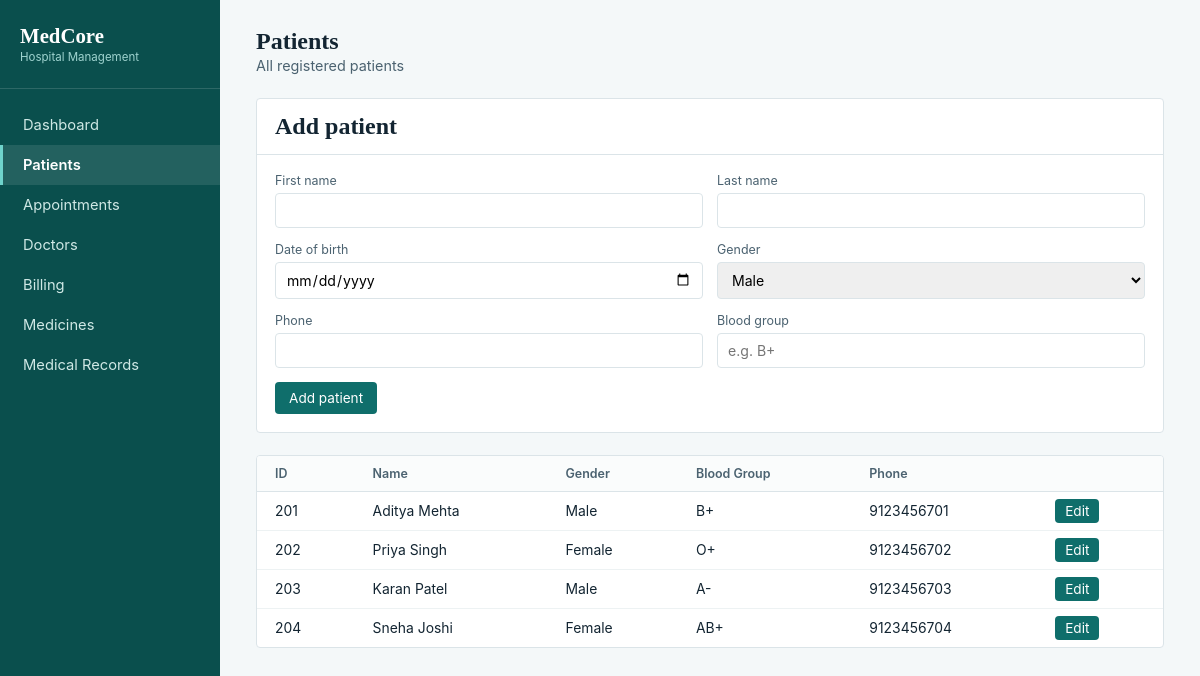
/patients.php, run on the app's committed database.
### tables this page shows
CREATE TABLE PATIENT (
    Patient_ID     INT PRIMARY KEY,
    First_Name     VARCHAR(50) NOT NULL,
    Last_Name      VARCHAR(50) NOT NULL,
    Date_Of_Birth  DATE,
    Gender         VARCHAR(10),
    Phone          VARCHAR(15),
    Email          VARCHAR(100),
    Address        TEXT,
    Blood_Group    VARCHAR(5)
);

### patients.php (the view, shortened to what this page needs)
<?php
$editing = null;
$patients = mysqli_query($conn, "SELECT * FROM PATIENT ORDER BY Patient_ID");
?>
<!DOCTYPE html>
<html>
<head>
<link rel="stylesheet" href="css/style.css">
</head>
<body>
<div class="app">
  <aside class="sidebar">
    <div class="brand"><h1>MedCore</h1><span>Hospital Management</span></div>
    <nav>
      <a href="index.php">Dashboard</a>
      <a href="patients.php" class="active">Patients</a>
      <a href="appointments.php">Appointments</a>
      <a href="doctors.php">Doctors</a>
      <a href="billing.php">Billing</a>
      <a href="medicines.php">Medicines</a>
      <a href="medical_records.php">Medical Records</a>
    </nav>
  </aside>
  <main>
    <div class="topbar"><div><h2>Patients</h2><p>All registered patients</p></div></div>
    <div class="panel">
      <div class="panel-head"><h2><?= $editing ? "Edit patient #".$editing['Patient_ID'] : "Add patient" ?></h2></div>
      <form method="POST" class="form-grid">
        <div class="field"><label>First name</label>
          <input type="text" name="fname" required value="<?= $editing['First_Name'] ?? '' ?>"></div>
        <div class="field"><label>Last name</label>
          <input type="text" name="lname" required value="<?= $editing['Last_Name'] ?? '' ?>"></div>
        <div class="field"><label>Date of birth</label>
          <input type="date" name="dob" value="<?= $editing['Date_Of_Birth'] ?? '' ?>"></div>
        <div class="field"><label>Gender</label>
          <select name="gender">
            <?php foreach (["Male","Female","Other"] as $g): ?>
              <option <?= (isset($editing) && $editing['Gender']==$g) ? 'selected' : '' ?>><?= $g ?></option>
            <?php endforeach; ?>
          </select>
        </div>
        <div class="field"><label>Phone</label>
          <input type="text" name="phone" value="<?= $editing['Phone'] ?? '' ?>"></div>
        <div class="field"><label>Blood group</label>
          <input type="text" name="blood" placeholder="e.g. B+" value="<?= $editing['Blood_Group'] ?? '' ?>"></div>
        <div class="form-actions">
          <button class="btn" type="submit"><?= $editing ? "Save changes" : "Add patient" ?></button>
        </div>
      </form>
    </div>
    <div class="panel">
      <table>
        <tr><th>ID</th><th>Name</th><th>Gender</th><th>Blood Group</th><th>Phone</th><th></th></tr>
        <?php while ($row = mysqli_fetch_assoc($patients)): ?>
          <tr>
            <td><?= $row['Patient_ID'] ?></td>
            <td><?= $row['First_Name'].' '.$row['Last_Name'] ?></td>
            <td><?= $row['Gender'] ?></td>
            <td><?= $row['Blood_Group'] ?></td>
            <td><?= $row['Phone'] ?></td>
            <td><a href="?edit=<?= $row['Patient_ID'] ?>" class="btn" style="text-decoration:none;padding:4px 10px;">Edit</a></td>
          </tr>
        <?php endwhile; ?>
      </table>
    </div>
  </main>
</div>
</body>
</html>

### css/style.css (style rules this page uses)
:root { --ink:#132532; --ink-soft:#4b6270; --line:#dbe4e8; --bg:#f4f8f9; --panel:#ffffff; --teal:#0f6e6b; --teal-deep:#0a4f4d; --amber:#c17a1f; --red:#b3413b; --radius:4px; }
* { box-sizing:border-box; }
body { margin:0;font-family:-apple-system,Helvetica,Arial,sans-serif;background:var(--bg);color:var(--ink); }
h1,h2 { font-family:Georgia,serif;margin:0; }
.app { display:flex;min-height:100vh; }
.sidebar { width:220px;background:var(--teal-deep);color:#dff1ef;padding:24px 0; }
.brand { padding:0 20px 24px 20px;border-bottom:1px solid rgba(255,255,255,.14);margin-bottom:16px; }
.brand h1 { color:#fff;font-size:1.3rem; }
.brand span { display:block;font-size:.72rem;color:#9fd3cf;margin-top:2px; }
nav a { display:block;padding:11px 20px;color:#cfe8e5;text-decoration:none;font-size:.92rem;border-left:3px solid transparent; }
nav a.active { background:rgba(255,255,255,.1);border-left:3px solid #6fd3cb;color:#fff;font-weight:600; }
main { flex:1;padding:28px 36px; }
.topbar { display:flex;justify-content:space-between;align-items:baseline;margin-bottom:24px;flex-wrap:wrap;gap:8px; }
.topbar p { margin:2px 0 0;color:var(--ink-soft);font-size:.9rem; }
.panel { background:var(--panel);border:1px solid var(--line);border-radius:var(--radius);margin-bottom:22px;overflow-x:auto; }
.panel-head { display:flex;justify-content:space-between;align-items:center;padding:14px 18px;border-bottom:1px solid var(--line); }
.btn { background:var(--teal);color:#fff;border:none;padding:8px 14px;border-radius:var(--radius);font-size:.85rem;cursor:pointer;font-family:inherit; }
table { width:100%;border-collapse:collapse;font-size:.87rem;min-width:600px; }
th { text-align:left;padding:10px 18px;color:var(--ink-soft);font-weight:600;border-bottom:1px solid var(--line);background:#fafcfc;font-size:.78rem; }
td { padding:11px 18px;border-bottom:1px solid #edf2f3; }
tr:last-child td { border-bottom:none; }
.form-grid { display:grid;grid-template-columns:1fr 1fr;gap:14px;padding:18px; }
.field { display:flex;flex-direction:column;gap:5px; }
.field label { font-size:.78rem;color:var(--ink-soft); }
.field input,.field select { padding:8px 10px;border:1px solid var(--line);border-radius:var(--radius);font-size:.88rem;font-family:inherit; }
.form-actions { grid-column:1/-1; }

### data on the page
patient: Patient_ID "201", First_Name "Aditya", Last_Name "Mehta", Gender "Male", Blood_Group "B+", Phone "9123456701"
patient: Patient_ID "202", First_Name "Priya", Last_Name "Singh", Gender "Female", Blood_Group "O+", Phone "9123456702"
patient: Patient_ID "203", First_Name "Karan", Last_Name "Patel", Gender "Male", Blood_Group "A-", Phone "9123456703"
patient: Patient_ID "204", First_Name "Sneha", Last_Name "Joshi", Gender "Female", Blood_Group "AB+", Phone "9123456704"

### other printed values
form field gender "Male"
